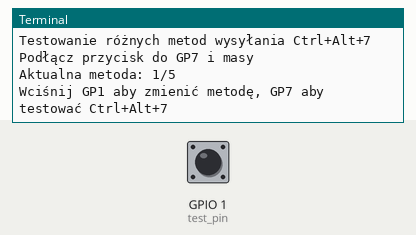
A program run on a simulated Raspberry Pi (BCM pin numbers). On the bench: the last lines printed to the terminal. The test bench sets the inputs (shaded band); at power-on: GPIO 1 (test_pin) HIGH. USB keyboard and mouse output is not drawn.

Above: at 1.2 s.
1.3 s: GPIO 1 (test_pin) pulled LOW for 0.15 s
At 1.9 s:
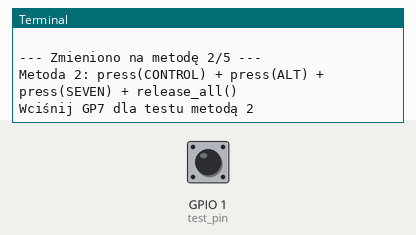
2.9 s: GPIO 1 (test_pin) pulled LOW for 1 s
At 2.97 s:
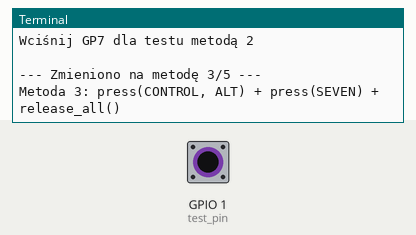
5.4 s: GPIO 1 (test_pin) pulled LOW for 0.15 s
At 5.56 s:
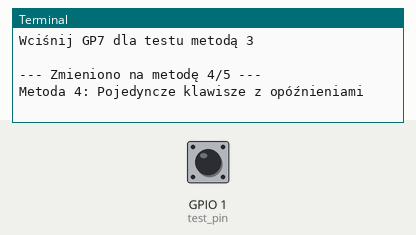
7.0 s: GPIO 1 (test_pin) pulled LOW for 1 s
At 7.16 s:
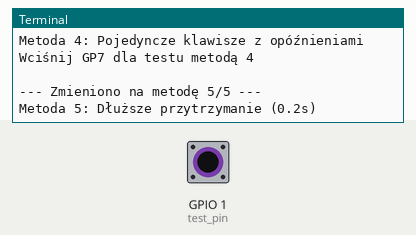
9.5 s: GPIO 1 (test_pin) pulled LOW for 3.2 s
At 10.4 s:
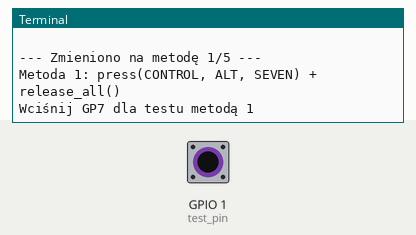
Timing chart, 0 to 12.5 s (numbered marks = the images above; inputs shaded):
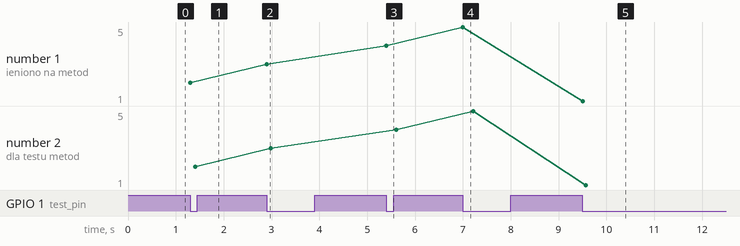

Measured:
- after the input at 1.3 s, the terminal: prints a new line at once (image 1)
- after the input at 2.9 s, the terminal: prints a new line at once (image 2)
- after the input at 5.4 s, the terminal: prints a new line at once (image 3)
- after the input at 7.0 s, the terminal: prints a new line at once (image 4)
- after the input at 9.5 s, the terminal: prints a new line at once (image 5)
- plotted number 1: 2 → 3 after the input at 2.9 s, 3 → 4 after the input at 5.4 s, 5 → 1 after the input at 9.5 s
- plotted number 2: 2 → 3 after the input at 2.9 s, 3 → 4 after the input at 5.4 s, 5 → 1 after the input at 9.5 s

The program:

debug_ctrl_alt_7.py
```python
#!/usr/bin/env python3
"""
Debug firmware dla RP2040-Zero - specjalnie dla Ctrl+Alt+7
Uruchom na RP2040-Zero do testowania przycisku 7
"""

import time
import board
import digitalio
import usb_hid
from adafruit_hid.keyboard import Keyboard
from adafruit_hid.keycode import Keycode
from adafruit_hid.mouse import Mouse

# Inicjalizacja HID
keyboard = Keyboard(usb_hid.devices)
mouse = Mouse(usb_hid.devices)

print("=== DEBUG Ctrl+Alt+7 RP2040-Zero ===")
print("Testowanie różnych metod wysyłania Ctrl+Alt+7")
print("Podłącz przycisk do GP7 i masy")

# Przycisk 7 na GP7 (Ctrl+Alt+7)
key_7_pin = digitalio.DigitalInOut(board.GP7)
key_7_pin.direction = digitalio.Direction.INPUT
key_7_pin.pull = digitalio.Pull.UP

# Przycisk testowy na GP1 do zmiany metod
test_pin = digitalio.DigitalInOut(board.GP1)
test_pin.direction = digitalio.Direction.INPUT
test_pin.pull = digitalio.Pull.UP

# Zmienne
last_key7_state = True
last_test_state = True
last_change = 0
test_method = 0
DEBOUNCE_MS = 50

def test_method_1():
    """Metoda 1: press(CONTROL, ALT, SEVEN) + release_all()"""
    print("Metoda 1: press(CONTROL, ALT, SEVEN) + release_all()")
    keyboard.press(Keycode.CONTROL, Keycode.ALT, Keycode.SEVEN)
    time.sleep(0.05)
    keyboard.release_all()

def test_method_2():
    """Metoda 2: press(CONTROL) + press(ALT) + press(SEVEN) + release_all()"""
    print("Metoda 2: press(CONTROL) + press(ALT) + press(SEVEN) + release_all()")
    keyboard.press(Keycode.CONTROL)
    time.sleep(0.01)
    keyboard.press(Keycode.ALT)
    time.sleep(0.01)
    keyboard.press(Keycode.SEVEN)
    time.sleep(0.05)
    keyboard.release_all()

def test_method_3():
    """Metoda 3: press(CONTROL, ALT) + press(SEVEN) + release_all()"""
    print("Metoda 3: press(CONTROL, ALT) + press(SEVEN) + release_all()")
    keyboard.press(Keycode.CONTROL, Keycode.ALT)
    time.sleep(0.01)
    keyboard.press(Keycode.SEVEN)
    time.sleep(0.05)
    keyboard.release_all()

def test_method_4():
    """Metoda 4: Wysyłanie pojedynczych klawiszy z opóźnieniami"""
    print("Metoda 4: Pojedyncze klawisze z opóźnieniami")
    keyboard.press(Keycode.CONTROL)
    time.sleep(0.02)
    keyboard.press(Keycode.ALT)
    time.sleep(0.02)
    keyboard.press(Keycode.SEVEN)
    time.sleep(0.1)
    keyboard.release(Keycode.SEVEN)
    time.sleep(0.01)
    keyboard.release(Keycode.ALT)
    time.sleep(0.01)
    keyboard.release(Keycode.CONTROL)

def test_method_5():
    """Metoda 5: Dłuższe przytrzymanie"""
    print("Metoda 5: Dłuższe przytrzymanie (0.2s)")
    keyboard.press(Keycode.CONTROL, Keycode.ALT, Keycode.SEVEN)
    time.sleep(0.2)
    keyboard.release_all()

methods = [test_method_1, test_method_2, test_method_3, test_method_4, test_method_5]

print(f"Aktualna metoda: {test_method + 1}/5")
print("Wciśnij GP1 aby zmienić metodę, GP7 aby testować Ctrl+Alt+7")

while True:
    now = time.monotonic() * 1000
    key7_current = key_7_pin.value
    test_current = test_pin.value

    # Obsługa przycisku zmiany metody (GP1)
    if test_current != last_test_state:
        if (now - last_change) > DEBOUNCE_MS:
            last_change = now
            last_test_state = test_current

            if not test_current:  # Wciśnięcie
                test_method = (test_method + 1) % len(methods)
                print(f"\n--- Zmieniono na metodę {test_method + 1}/5 ---")
                methods[test_method]()
                print(f"Wciśnij GP7 dla testu metodą {test_method + 1}")

    # Obsługa przycisku 7 (GP7)
    if key7_current != last_key7_state:
        if (now - last_change) > DEBOUNCE_MS:
            last_change = now
            last_key7_state = key7_current

            if not key7_current:  # Wciśnięcie
                print(f"\n=== TEST Metoda {test_method + 1}/5 ===")
                print("Wciśnięto przycisk 7 (GP7) - wysyłanie Ctrl+Alt+7")
                methods[test_method]()
                print("Zakończono wysyłanie")

    time.sleep(0.001)
```
